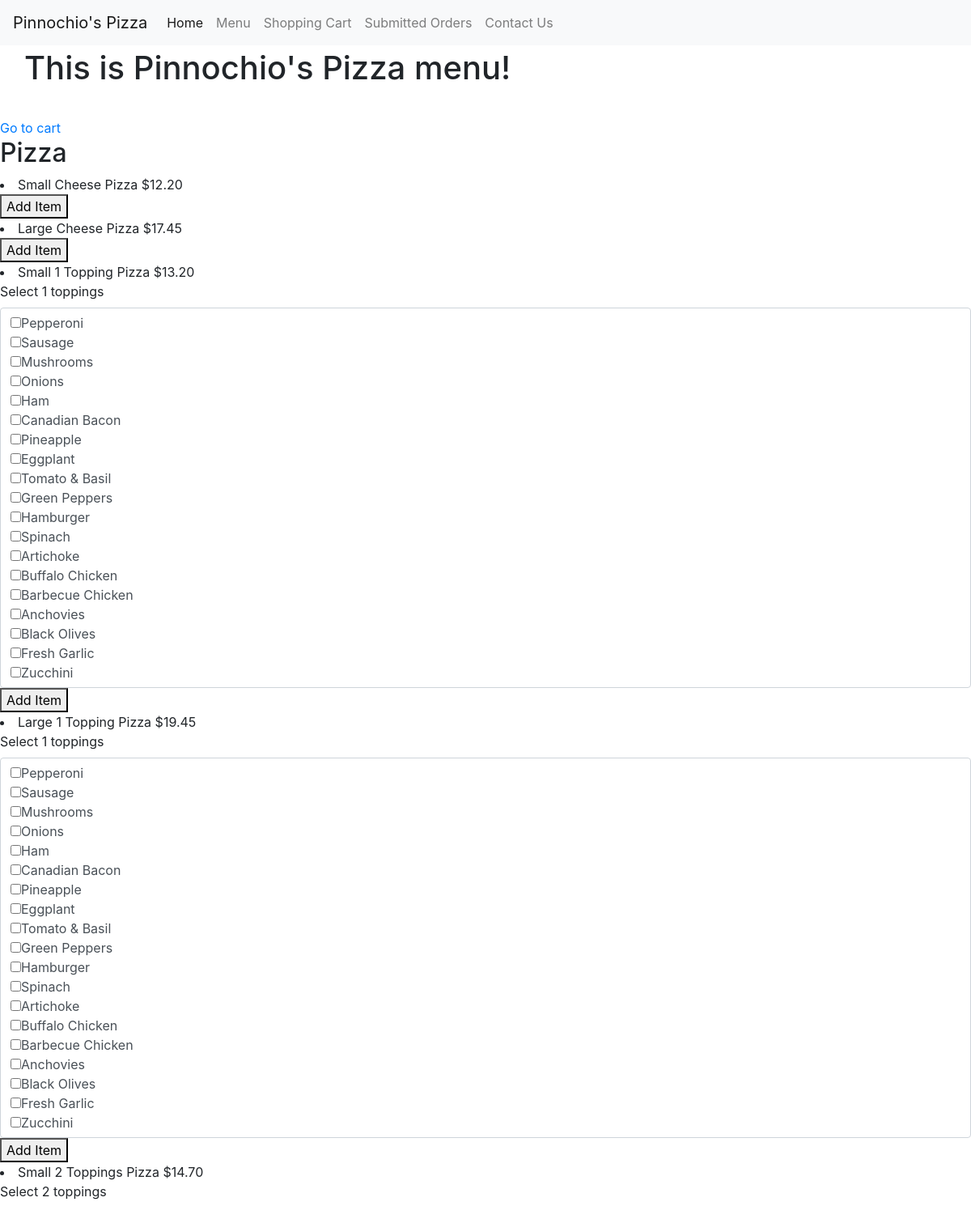
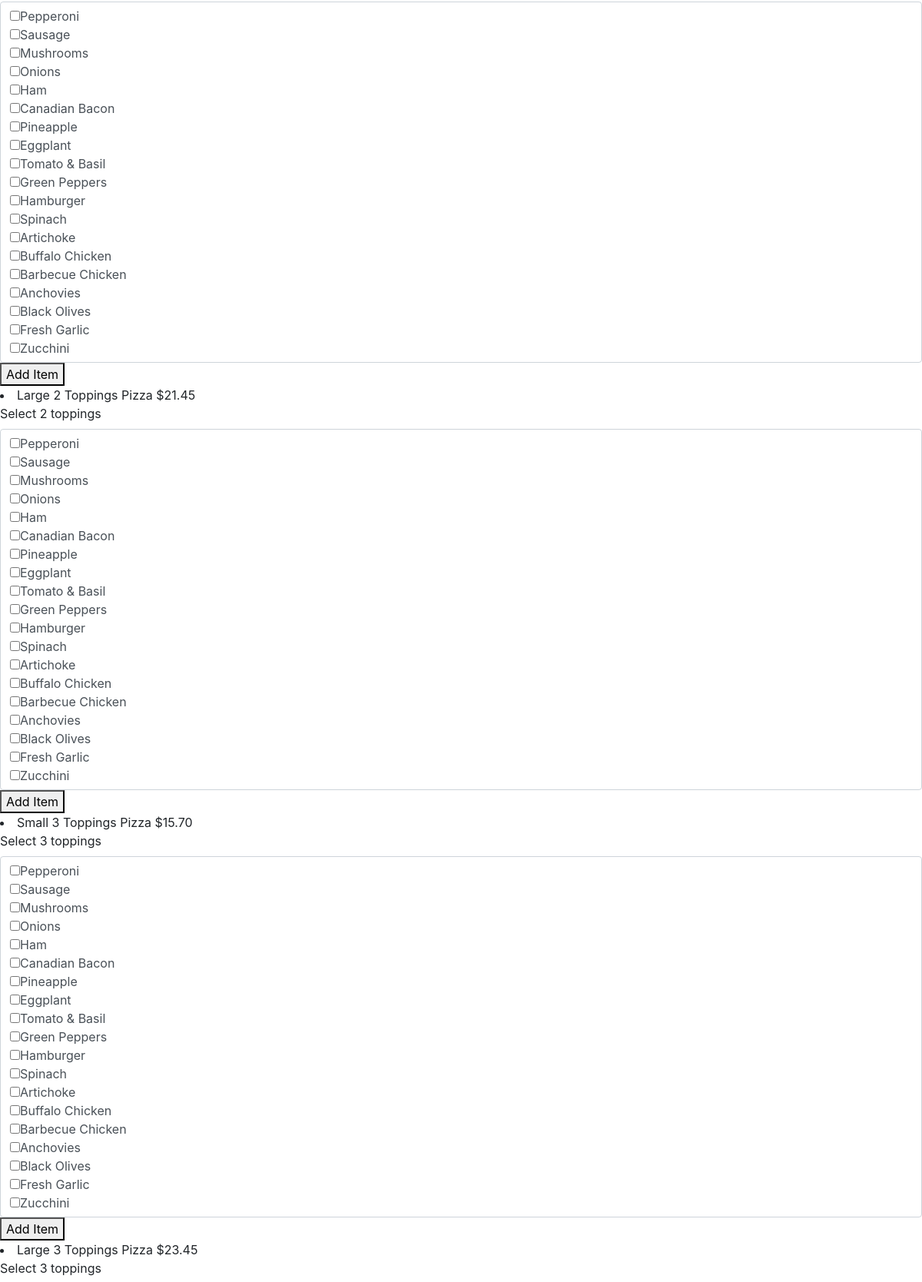
The page /menu (upper part) on the database its author committed (2 pictures, top to bottom).
### orders/models.py (models this page shows, shortened)
class Food(models.Model):
    item = models.ForeignKey(Item, on_delete=models.CASCADE, related_name="FoodItem")
    price = models.DecimalField(max_digits = 10, decimal_places=2,validators=[MinValueValidator(0)])
    size = models.ForeignKey(Size, on_delete=models.CASCADE, related_name="Size")
    options = (('true', 'Yes'), ('false', 'No'))
    hasToppings = models.CharField(max_length = 5, choices = options, default = 'false')
    numToppings = models.PositiveIntegerField(default = 0, help_text = "0 for cheese pizza")
    name = models.CharField(max_length = 64, default = "None", help_text = "Do not include size in name")

class Size(models.Model):
    name = models.CharField(max_length = 64)
    def __str__(self):
        return f"{self.name}"

class Topping(models.Model):
    name = models.CharField(max_length = 64)

### orders/views.py (the view)
# urls.py: path("menu", views.menu, name="menu"),
def menu(request):
    context = {
        "page_text": "This is Pinnochio's Pizza menu!",
        "pizzas": Food.objects.filter(item__name = 'Pizza'),
        "subs": Food.objects.filter(item__name = 'Sub'),
        "pastas": Food.objects.filter(item__name = 'Pasta'),
        "salads": Food.objects.filter(item__name = 'Salad'),
        "dinners": Food.objects.filter(item__name = 'Dinner Platter'),
        "toppings": Topping.objects.all()
    }
    return render(request, "orders/menu.html", context)

### orders/models.py (called while the page is built)
    def __str__(self):
        return f"{self.name}"

### orders/templates/orders/menu.html (shortened to what this page needs)
{% extends "orders/base.html" %}
{% load static %}
{% block body %}
  <h1 class= "main">
    {{ page_text }}
  </h1>
  <a href= "{% url 'cart'%}">Go to cart</a>
  <h2>Pizza</h2>
   {% for pizza in pizzas %}
      <li>
        {{ pizza.size }} {{ pizza.name }} ${{ pizza.price }}
      </li>
      <form action="{% url 'add_item' pizza.id%}" method="post">
        {% if pizza.numToppings > 0 %}
        <div class="form-group">
            <label>Select <a id ="numToppings{{pizza.id}}"> {{ pizza.numToppings }}</a> toppings</label>
            <div name="topping" data-numTop="{{pizza.numToppings}}" class="form-control toppings">
              {% for topping in toppings%}
              <input type="checkbox" name = "toppings" value="{{topping.id}}">{{topping.name}} <br>
              {% endfor %}
            </div>
        {% endif %}
        <button class="add-item" type="submit" name="food" value="{{pizza.id}}">Add Item</button>
      </form>
    {% endfor %}
{% endblock %}

### orders/templates/orders/base.html (style rules this page uses)
.main { padding: 30px; margin-top: 30px; }

### rows shown on the page
Food: size "Small", name "Cheese Pizza", price "12.20", {{ pizza.id }} 1 (drawn)
Food: size "Large", name "Cheese Pizza", price "17.45", {{ pizza.id }} 2 (drawn)
Food: size "Small", name "1 Topping Pizza", price "13.20", numToppings "1", {{ pizza.id }} 3 (drawn)
Topping: name "Pepperoni"
Topping: name "Sausage"
Topping: name "Mushrooms"
Topping: name "Onions"
Topping: name "Ham"
Topping: name "Canadian Bacon"
Topping: name "Pineapple"
Topping: name "Eggplant"
Topping: name "Tomato & Basil"
Topping: name "Green Peppers"
Topping: name "Hamburger"
Topping: name "Spinach"
Topping: name "Artichoke"
Topping: name "Buffalo Chicken"
Topping: name "Barbecue Chicken"
Topping: name "Anchovies"
Topping: name "Black Olives"
Topping: name "Fresh Garlic"
Topping: name "Zucchini"
Food: size "Large", name "1 Topping Pizza", price "19.45", numToppings "1", {{ pizza.id }} 4 (drawn)
Food: size "Small", name "2 Toppings Pizza", price "14.70", numToppings "2", {{ pizza.id }} 5 (drawn)
Food: size "Large", name "2 Toppings Pizza", price "21.45", numToppings "2", {{ pizza.id }} 6 (drawn)
Food: size "Small", name "3 Toppings Pizza", price "15.70", numToppings "3", {{ pizza.id }} 7 (drawn)
Food: size "Large", name "3 Toppings Pizza", price "23.45", numToppings "3"

### other values the page prints
{{ page_text }} "This is Pinnochio's Pizza menu!"
